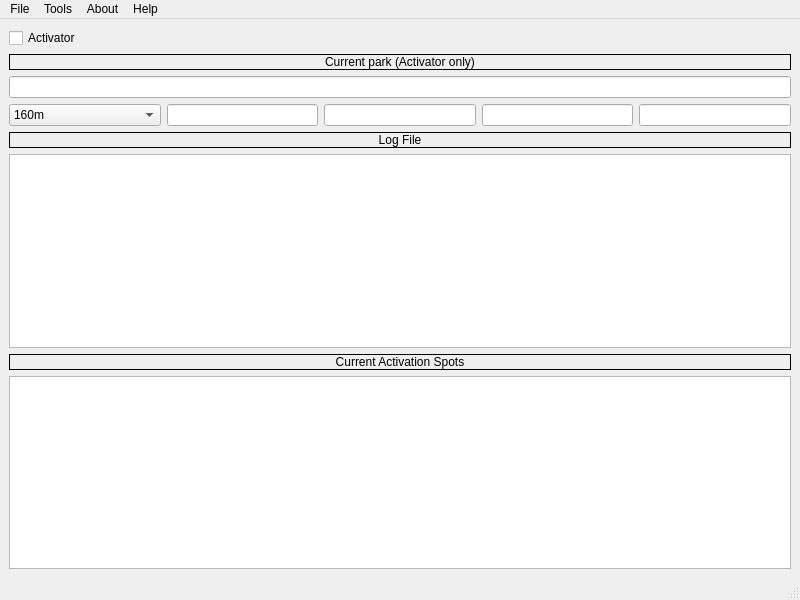
<?xml version="1.0" encoding="UTF-8"?>
<ui version="4.0">
 <class>MainWindow</class>
 <widget class="QMainWindow" name="MainWindow">
  <property name="geometry">
   <rect>
    <x>0</x>
    <y>0</y>
    <width>800</width>
    <height>600</height>
   </rect>
  </property>
  <property name="windowTitle">
   <string>MainWindow</string>
  </property>
  <widget class="QWidget" name="centralwidget">
   <layout class="QVBoxLayout" name="verticalLayout">
    <item>
     <widget class="QCheckBox" name="checkBox">
      <property name="text">
       <string>Activator</string>
      </property>
     </widget>
    </item>
    <item>
     <widget class="QLabel" name="label_3">
      <property name="frameShape">
       <enum>QFrame::Panel</enum>
      </property>
      <property name="text">
       <string>Current park (Activator only)</string>
      </property>
      <property name="alignment">
       <set>Qt::AlignCenter</set>
      </property>
     </widget>
    </item>
    <item>
     <widget class="QLineEdit" name="currentPark"/>
    </item>
    <item>
     <layout class="QHBoxLayout" name="horizontalLayout">
      <item>
       <widget class="QComboBox" name="comboBox">
        <item>
         <property name="text">
          <string>160m</string>
         </property>
        </item>
        <item>
         <property name="text">
          <string>80m</string>
         </property>
        </item>
        <item>
         <property name="text">
          <string>60m</string>
         </property>
        </item>
        <item>
         <property name="text">
          <string>40m</string>
         </property>
        </item>
        <item>
         <property name="text">
          <string>30m</string>
         </property>
        </item>
        <item>
         <property name="text">
          <string>20m</string>
         </property>
        </item>
        <item>
         <property name="text">
          <string>17m</string>
         </property>
        </item>
        <item>
         <property name="text">
          <string>15m</string>
         </property>
        </item>
        <item>
         <property name="text">
          <string>12m</string>
         </property>
        </item>
        <item>
         <property name="text">
          <string>10m</string>
         </property>
        </item>
        <item>
         <property name="text">
          <string>6m</string>
         </property>
        </item>
        <item>
         <property name="text">
          <string>2m</string>
         </property>
        </item>
        <item>
         <property name="text">
          <string>70cm</string>
         </property>
        </item>
       </widget>
      </item>
      <item>
       <widget class="QLineEdit" name="huntedPark">
        <property name="sizePolicy">
         <sizepolicy hsizetype="Preferred" vsizetype="Fixed">
          <horstretch>0</horstretch>
          <verstretch>0</verstretch>
         </sizepolicy>
        </property>
       </widget>
      </item>
      <item>
       <widget class="QLineEdit" name="call">
        <property name="sizePolicy">
         <sizepolicy hsizetype="Preferred" vsizetype="Fixed">
          <horstretch>0</horstretch>
          <verstretch>0</verstretch>
         </sizepolicy>
        </property>
        <property name="font">
         <font>
          <weight>50</weight>
          <bold>false</bold>
         </font>
        </property>
       </widget>
      </item>
      <item>
       <widget class="QLineEdit" name="sent">
        <property name="sizePolicy">
         <sizepolicy hsizetype="Preferred" vsizetype="Fixed">
          <horstretch>0</horstretch>
          <verstretch>0</verstretch>
         </sizepolicy>
        </property>
       </widget>
      </item>
      <item>
       <widget class="QLineEdit" name="rcvd">
        <property name="sizePolicy">
         <sizepolicy hsizetype="Preferred" vsizetype="Fixed">
          <horstretch>0</horstretch>
          <verstretch>0</verstretch>
         </sizepolicy>
        </property>
       </widget>
      </item>
     </layout>
    </item>
    <item>
     <widget class="QLabel" name="label_2">
      <property name="frameShape">
       <enum>QFrame::Panel</enum>
      </property>
      <property name="text">
       <string>Log File</string>
      </property>
      <property name="alignment">
       <set>Qt::AlignCenter</set>
      </property>
     </widget>
    </item>
    <item>
     <widget class="QTableView" name="logTableView"/>
    </item>
    <item>
     <widget class="QLabel" name="label">
      <property name="frameShape">
       <enum>QFrame::Panel</enum>
      </property>
      <property name="text">
       <string>Current Activation Spots</string>
      </property>
      <property name="alignment">
       <set>Qt::AlignCenter</set>
      </property>
     </widget>
    </item>
    <item>
     <widget class="QTableView" name="spotTableView">
      <property name="font">
       <font>
        <family>Arial</family>
        <pointsize>8</pointsize>
       </font>
      </property>
      <property name="autoFillBackground">
       <bool>true</bool>
      </property>
      <property name="sizeAdjustPolicy">
       <enum>QAbstractScrollArea::AdjustToContentsOnFirstShow</enum>
      </property>
      <property name="editTriggers">
       <set>QAbstractItemView::NoEditTriggers</set>
      </property>
      <property name="tabKeyNavigation">
       <bool>false</bool>
      </property>
      <property name="showDropIndicator" stdset="0">
       <bool>false</bool>
      </property>
      <property name="dragDropOverwriteMode">
       <bool>false</bool>
      </property>
      <property name="alternatingRowColors">
       <bool>true</bool>
      </property>
     </widget>
    </item>
   </layout>
  </widget>
  <widget class="QMenuBar" name="menubar">
   <property name="geometry">
    <rect>
     <x>0</x>
     <y>0</y>
     <width>800</width>
     <height>21</height>
    </rect>
   </property>
   <widget class="QMenu" name="menuFile">
    <property name="title">
     <string>File</string>
    </property>
    <addaction name="actionNew_Database"/>
    <addaction name="actionOpen_Database"/>
    <addaction name="actionBackup_Database"/>
    <addaction name="separator"/>
    <addaction name="actionSave_all"/>
    <addaction name="actionExit"/>
   </widget>
   <widget class="QMenu" name="menuTools">
    <property name="title">
     <string>Tools</string>
    </property>
    <addaction name="actionExport_as_ADI"/>
    <addaction name="actionView_as_ADI"/>
    <addaction name="actionWorked_parks"/>
    <addaction name="actionBulk_log_entry"/>
   </widget>
   <widget class="QMenu" name="menuAbout">
    <property name="title">
     <string>About</string>
    </property>
    <addaction name="actionAbout_this"/>
   </widget>
   <widget class="QMenu" name="menuhelp">
    <property name="title">
     <string>Help</string>
    </property>
    <addaction name="actionOnline_Help"/>
    <addaction name="actionYou_are_on_your_own"/>
   </widget>
   <addaction name="menuFile"/>
   <addaction name="menuTools"/>
   <addaction name="menuAbout"/>
   <addaction name="menuhelp"/>
  </widget>
  <widget class="QStatusBar" name="statusbar"/>
  <action name="actionNew_Database">
   <property name="text">
    <string>New Database</string>
   </property>
  </action>
  <action name="actionOpen_Database">
   <property name="text">
    <string>Open Database</string>
   </property>
  </action>
  <action name="actionBackup_Database">
   <property name="text">
    <string>Backup Database</string>
   </property>
  </action>
  <action name="actionSave_all">
   <property name="text">
    <string>Save all</string>
   </property>
  </action>
  <action name="actionExit">
   <property name="text">
    <string>Exit</string>
   </property>
  </action>
  <action name="actionExport_as_ADI">
   <property name="text">
    <string>Export as ADI</string>
   </property>
  </action>
  <action name="actionView_as_ADI">
   <property name="text">
    <string>View as ADI</string>
   </property>
  </action>
  <action name="actionAbout_this">
   <property name="text">
    <string>About this</string>
   </property>
  </action>
  <action name="actionOnline_Help">
   <property name="text">
    <string>Online Help</string>
   </property>
  </action>
  <action name="actionYou_are_on_your_own">
   <property name="text">
    <string>You are on your own</string>
   </property>
  </action>
  <action name="actionWorked_parks">
   <property name="text">
    <string>Worked parks</string>
   </property>
  </action>
  <action name="actionBulk_log_entry">
   <property name="text">
    <string>Bulk log entry</string>
   </property>
  </action>
 </widget>
 <resources/>
 <connections/>
</ui>
